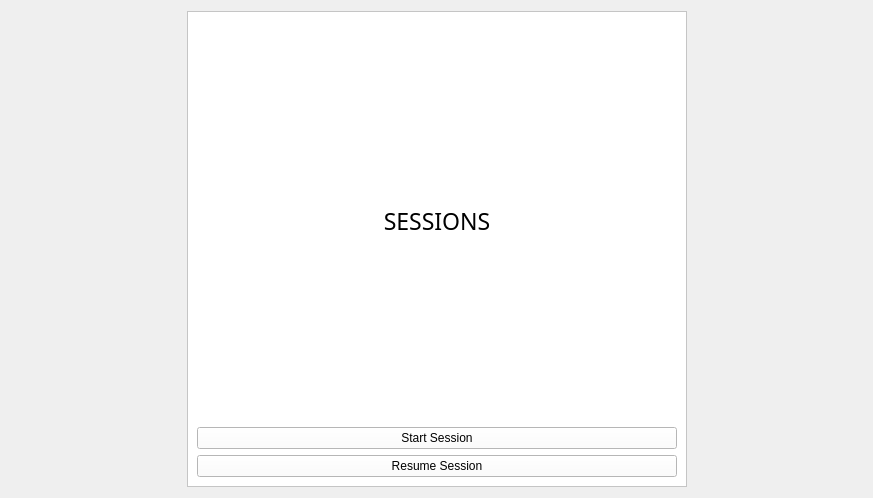
<?xml version="1.0" encoding="UTF-8"?>
<ui version="4.0">
 <class>Form</class>
 <widget class="QWidget" name="Form">
  <property name="geometry">
   <rect>
    <x>0</x>
    <y>0</y>
    <width>873</width>
    <height>498</height>
   </rect>
  </property>
  <property name="windowTitle">
   <string>Form</string>
  </property>
  <layout class="QVBoxLayout" name="verticalLayout">
   <item>
    <layout class="QHBoxLayout" name="horizontalLayout">
     <item>
      <spacer name="horizontalSpacer_2">
       <property name="orientation">
        <enum>Qt::Horizontal</enum>
       </property>
       <property name="sizeHint" stdset="0">
        <size>
         <width>40</width>
         <height>20</height>
        </size>
       </property>
      </spacer>
     </item>
     <item>
      <widget class="QFrame" name="frame_3">
       <property name="minimumSize">
        <size>
         <width>500</width>
         <height>0</height>
        </size>
       </property>
       <property name="styleSheet">
        <string notr="true">background:white</string>
       </property>
       <property name="frameShape">
        <enum>QFrame::StyledPanel</enum>
       </property>
       <property name="frameShadow">
        <enum>QFrame::Raised</enum>
       </property>
       <layout class="QVBoxLayout" name="verticalLayout_2">
        <item>
         <widget class="QLabel" name="label_3">
          <property name="font">
           <font>
            <family>Navilu</family>
            <pointsize>17</pointsize>
           </font>
          </property>
          <property name="text">
           <string>SESSIONS</string>
          </property>
          <property name="alignment">
           <set>Qt::AlignCenter</set>
          </property>
         </widget>
        </item>
        <item>
         <widget class="QPushButton" name="pushButton_2">
          <property name="text">
           <string>Start Session</string>
          </property>
         </widget>
        </item>
        <item>
         <widget class="QPushButton" name="pushButton">
          <property name="text">
           <string>Resume Session</string>
          </property>
         </widget>
        </item>
       </layout>
      </widget>
     </item>
     <item>
      <spacer name="horizontalSpacer">
       <property name="orientation">
        <enum>Qt::Horizontal</enum>
       </property>
       <property name="sizeHint" stdset="0">
        <size>
         <width>40</width>
         <height>20</height>
        </size>
       </property>
      </spacer>
     </item>
    </layout>
   </item>
  </layout>
 </widget>
 <resources/>
 <connections/>
</ui>
